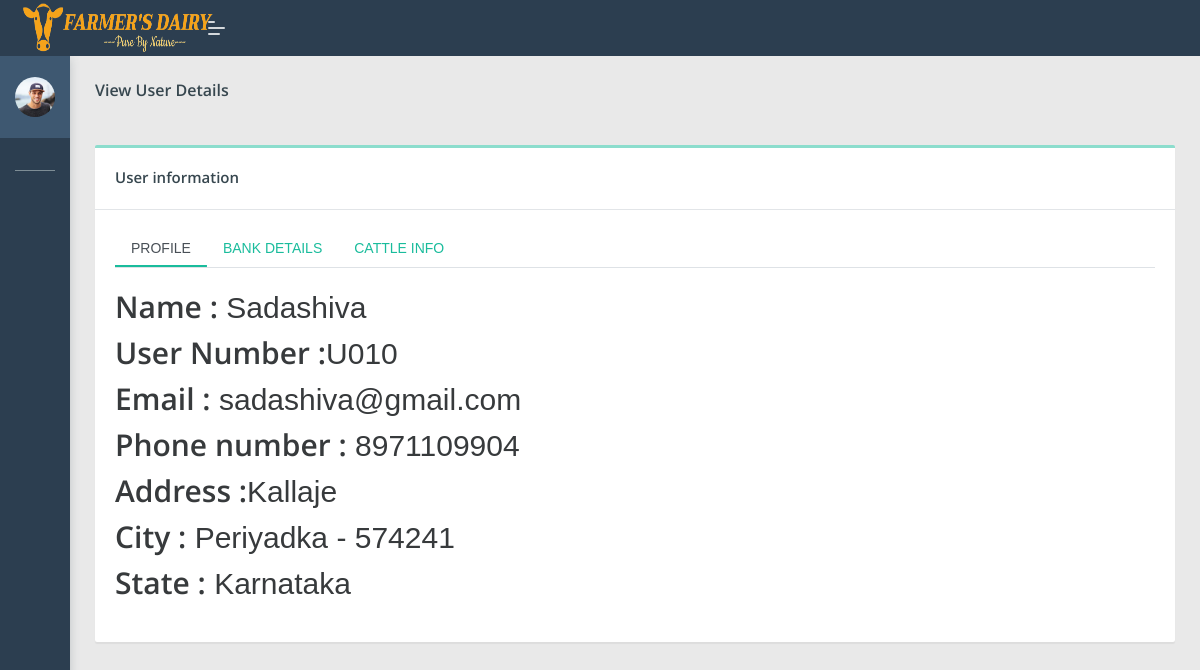
The app's page /dipo/viewuser_details.php?mid=11 (signed in) with its own data.
### tables this page shows
CREATE TABLE `add_user` (
  `u_id` int(100) NOT NULL,
  `fname` varchar(100) NOT NULL,
  `lname` varchar(100) NOT NULL,
  `userno` varchar(100) NOT NULL,
  `email` varchar(100) NOT NULL,
  `password` varchar(100) NOT NULL,
  `phone_no` varchar(100) NOT NULL,
  `address` varchar(100) NOT NULL,
  `city` varchar(100) NOT NULL,
  `state` varchar(100) NOT NULL,
  `pincode` varchar(100) NOT NULL,
  `no_cattle` varchar(100) NOT NULL,
  `insurance` varchar(100) NOT NULL,
  `no_insured_cattles` varchar(100) NOT NULL,
  `accno` varchar(100) NOT NULL,
  `ifsc_code` varchar(100) NOT NULL,
  `bank` varchar(100) NOT NULL,
  `dippoid` varchar(100) NOT NULL
);

### dipo/viewuser_details.php (the view, shortened to what this page needs)
 <!DOCTYPE html>
<html lang="en">
<head>
    <link rel="stylesheet" href="assets/css/style.css">
</head>
<body class="">
	<nav class="pcoded-navbar  ">
		<div class="navbar-wrapper  ">
			<div class="navbar-content scroll-div " >
					<div class="">
					<div class="main-menu-header">
						<img class="img-radius" src="assets/images/user/avatar-2.jpg" alt="User-Profile-Image">
						<div class="user-details">
						</div>
					</div>
				</div>
				<ul class="nav pcoded-inner-navbar ">
					<li class="nav-item pcoded-menu-caption">
					</li>
					<li class="nav-item">
					    <a href="main.php" class="nav-link "><span class="pcoded-micon"><i class="feather icon-home"></i></span><span class="pcoded-mtext">Dashboard</span></a>
					</li>
					<li class="nav-item pcoded-hasmenu">
					    <a href="#!" class="nav-link "><span class="pcoded-micon"><i class="feather icon-align-justify"></i></span><span class="pcoded-mtext">Staff Details</span></a>
					</li>
					<li class="nav-item pcoded-hasmenu">
					    <a href="#!" class="nav-link "><span class="pcoded-micon"><i class="feather icon-align-justify"></i></span><span class="pcoded-mtext">User Details</span></a>
					</li>
						<li class="nav-item pcoded-hasmenu">
					    <a href="#!" class="nav-link "><span class="pcoded-micon"><i class="feather icon-align-justify"></i></span><span class="pcoded-mtext">Milk Details</span></a>
					</li>
					<li class="nav-item pcoded-hasmenu">
					    <a href="#!" class="nav-link "><span class="pcoded-micon"><i class="feather icon-align-justify"></i></span><span class="pcoded-mtext">Facilities</span></a>
					</li>
                        <li class="nav-item">
					    <a href="viewfeedb.php" class="nav-link "><span class="pcoded-micon"><i class="feather icon-align-justify"></i></span><span class="pcoded-mtext">View feedback</span></a>
					</li>
				</ul>
			</div>
		</div>
	</nav>
	<header class="navbar pcoded-header navbar-expand-lg navbar-light header-dark">
				<div class="m-header">
					<a class="mobile-menu" id="mobile-collapse" href="#!"><span></span></a>
					<a href="#!" class="b-brand">
						<img src="assets/images/logo1.png" width="190px" height="50px" class="logo">
					</a>
				</div>
				<div class="collapse navbar-collapse">
					<ul class="navbar-nav mr-auto">
						<li class="nav-item">
							<a href="#!" class="pop-search"><i class="feather icon-search"></i></a>
						</li>
					</ul>
					<ul class="navbar-nav ml-auto">
						<li>
							<div class="dropdown drp-user">
								<a href="#" class="dropdown-toggle" data-toggle="dropdown">
									<i class="feather icon-user"></i>
								</a>
							</div>
						</li>
					</ul>
				</div>
	</header>
<section class="pcoded-main-container">
    <div class="pcoded-content">
       <div class="page-header">
            <div class="page-block">
                <div class="row align-items-center">
                    <div class="col-md-12">
                        <div class="page-header-title">
                            <h5 class="m-b-10">View User Details</h5>
                        </div>
                    </div>
                </div>
            </div>
        </div>
            	<div class="row">
			<div class="col-sm-12">
				<div class="card">
					<div class="card-header">
						<h5>User information</h5>
					</div>
					<div class="card-body">
						<ul class="nav nav-tabs mb-3" id="myTab" role="tablist">
							<li class="nav-item">
								<a class="nav-link active text-uppercase" id="home-tab" data-toggle="tab" href="#home" role="tab" aria-controls="home" aria-selected="true">Profile</a>
							</li>
							<li class="nav-item">
								<a class="nav-link text-uppercase" id="profile-tab" data-toggle="tab" href="#profile" role="tab" aria-controls="profile" aria-selected="false">Bank Details</a>
							</li>
							<li class="nav-item">
								<a class="nav-link text-uppercase" id="contact-tab" data-toggle="tab" href="#contact" role="tab" aria-controls="contact" aria-selected="false">Cattle info</a>
							</li>
						</ul>
						<?php
						if(isset($_GET['mid']))
							{
								$miid=$_GET['mid'];
								include 'config.php';
								$sql1 = "select * from add_user where u_id='".$miid."'";
								$result1 = mysqli_query($con,$sql1);
								$num1=mysqlI_num_rows($result1);
								if($num1 > 0)
								{
								while($row1 = mysqli_fetch_array($result1))
								{
								$fname=$row1[1];
								$userno=$row1[3];
								$email=$row1[4];
								$phone=$row1[6];
								$address=$row1[7];
								$city=$row1[8];
								$state=$row1[9];
								$pincode=$row1[10];
								}
								}
							}
								?>
						<div class="tab-content" id="myTabContent">
							<div class="tab-pane fade show active" id="home" role="tabpanel" aria-labelledby="home-tab">
								<p style="font-size:30px;">
								<b>Name :</b> <?php echo $fname; ?>&nbsp;<?php echo $lname; ?><br><b>User Number :</b><?php echo $userno; ?><br><b>Email :</b> <?php echo $email; ?><br><b>Phone number :</b> <?php echo $phone; ?><br><b>Address :</b><?php echo $address; ?><br>
								<b>City :</b> <?php echo $city; ?> - <?php echo $pincode; ?><br><b>State :</b> <?php echo $state; ?><br>
								</p>
							</div>
						</div>
					</div>
				</div>
			</div>
			</div>
        </div>
</section>
</body>
</html>

### records on screen
add_user: fname "Sadashiva", userno "U010", email "sadashiva@gmail.com", phone_no "8971109904", address "Kallaje", city "Periyadka", pincode "574241", state "Karnataka"
